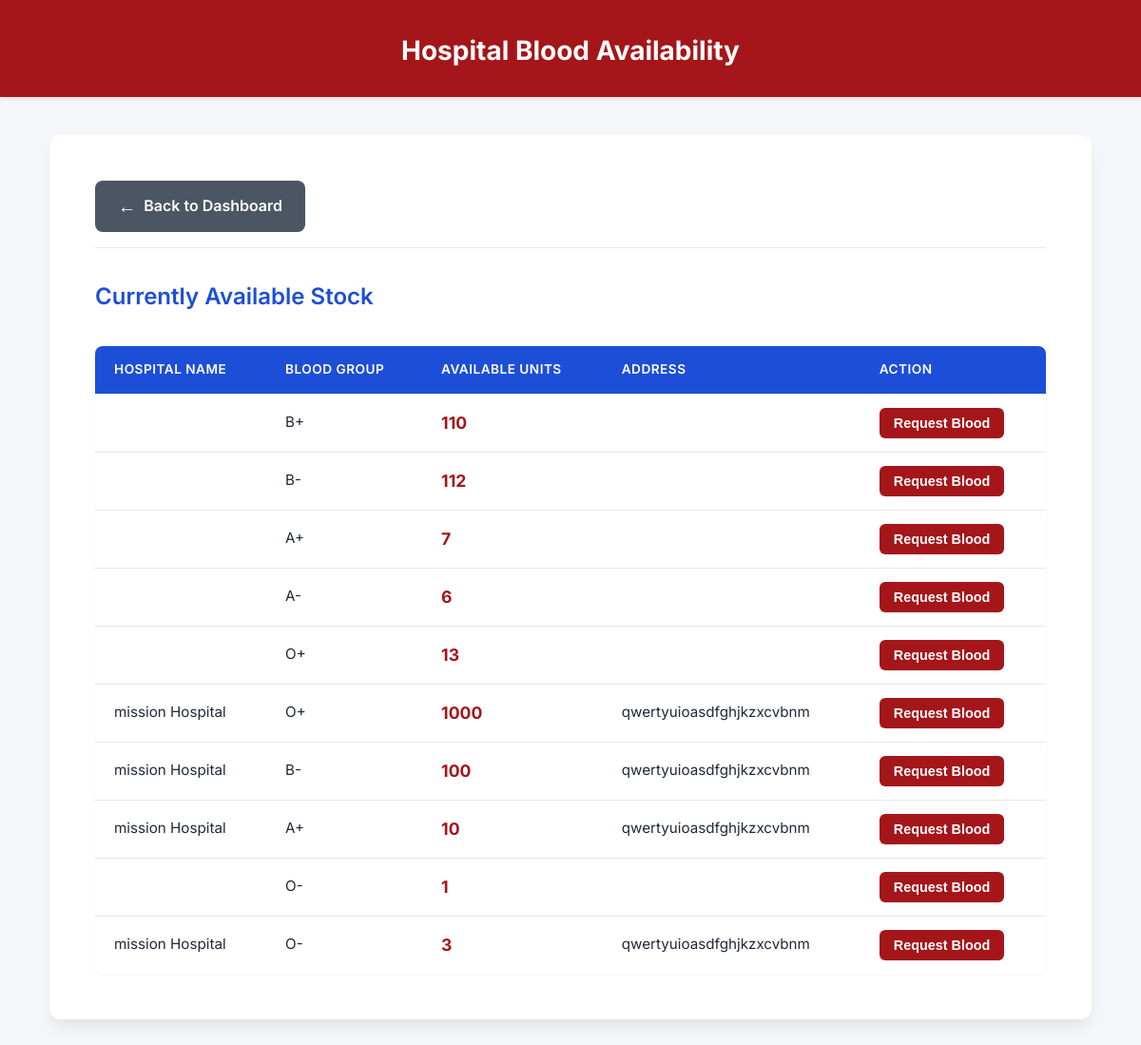
The app's page /patient/submit-request/ (signed in) with its own data.
### bloodmanager/models.py (models this page shows, shortened)
class BloodStock(models.Model):
    hospital = models.ForeignKey(Hospital, on_delete=models.CASCADE, null=True, blank=True)
    blood_group = models.CharField(max_length=3, choices=BLOOD_GROUP_CHOICES)
    units = models.PositiveIntegerField(default=0)

class Hospital(models.Model):
    user = models.OneToOneField(User, on_delete=models.CASCADE)
    name = models.CharField(max_length=255)
    email = models.EmailField(null=True, blank=True)
    phone = models.CharField(max_length=20)
    address = models.TextField(null=True, blank=True)  # <-- add this

### bloodmanager/views.py (the view, shortened to what this page needs)
# urls.py: path('patient/submit-request/', views.submit_blood_request, name='submit-blood-request'),
@login_required
def submit_blood_request(request):
    patient = get_object_or_404(Patient, user=request.user)
    hospitals_with_stock = BloodStock.objects.filter(units__gt=0).select_related('hospital')
    return render(request, 'patient/search_hospitals.html', {'hospitals_with_stock': hospitals_with_stock})

### bloodmanager/templates/patient/search_hospitals.html (shortened to what this page needs)
{% load static %}
<!DOCTYPE html>
<html lang="en">
<head>
</head>
<body>
    <header>
        <h1> Hospital Blood Availability</h1>
    </header>
    <div class="container">
        <div class="back-btn-container">
            <a href="{% url 'patient-dashboard' %}" class="back-btn">
                <span style="font-size: 1.2em;">&larr;</span> Back to Dashboard
            </a>
        </div>
        <h2 style="font-size: 1.5rem; color: var(--accent-blue); font-weight: 600; margin-bottom: 1.5rem;">
            Currently Available Stock
        </h2>
        {% if hospitals_with_stock %}
        <table>
            <thead>
                <tr>
                    <th>Hospital Name</th>
                    <th>Blood Group</th>
                    <th>Available Units</th>
                    <th>Address</th>
                    <th>Action</th>
                </tr>
            </thead>
            <tbody>
                {% for stock in hospitals_with_stock %}
                <tr>
                    <td data-label="Hospital Name">{{ stock.hospital.name }}</td>
                    <td data-label="Blood Group">{{ stock.blood_group }}</td>
                    <td data-label="Available Units" class="units-count">{{ stock.units }}</td>
                    <td data-label="Address">{{ stock.hospital.address }}</td>
                    <td data-label="Action">
                        {% if request.user.patient %}
                        <form method="POST" action="{% url 'submit-blood-request' %}" style="margin: 0;">
                            <input type="hidden" name="units_request" value="1"> <button type="submit" class="request-btn">Request Blood</button>
                        </form>
                        {% else %}
                        <span style="color: var(--text-light); font-size: 0.9em;">Login as Patient to Request</span>
                        {% endif %}
                    </td>
                </tr>
                {% endfor %}
            </tbody>
        </table>
        {% else %}
        <p class="info-message">
            <span style="font-size: 1.2em;"></span> No hospital has available blood stock at the moment.
        </p>
        {% endif %}
    </div>
</body>
</html>

### bloodmanager/templates/patient/search_hospitals.html (style rules this page uses)
:root { --primary-red: #a4161a; --secondary-red: #d32f2f; --background: #f4f6f9; --card-bg: #ffffff; --text-dark: #1f2937; --text-light: #4b5563; --border: #e5e7eb; --accent-blue: #1d4ed8; --shadow: 0 10px 15px -3px rgba(0, 0, 0, 0.08); }
body { font-family: 'Inter', sans-serif; background: var(--background); color: var(--text-dark); margin: 0; padding: 0; line-height: 1.6; }
header { background: var(--primary-red); color: white; padding: 1.5rem; text-align: center; box-shadow: 0 2px 4px rgba(0,0,0,0.1); }
header h1 { margin: 0; font-size: 1.75rem; font-weight: 700; }
.container { max-width: 1000px; margin: 40px auto; padding: 3rem; background: var(--card-bg); border-radius: 12px; box-shadow: var(--shadow); }
table { width: 100%; border-collapse: separate; border-spacing: 0; margin-top: 2rem; border-radius: 8px; overflow: hidden; box-shadow: 0 1px 3px rgba(0, 0, 0, 0.05); }
th, td { padding: 14px 20px; border: none; border-bottom: 1px solid var(--border); text-align: left; font-size: 0.95rem; }
th { background: var(--accent-blue); color: white; font-weight: 600; text-transform: uppercase; letter-spacing: 0.5px; font-size: 0.85rem; }
tbody tr:last-child td { border-bottom: none; }
.units-count { font-weight: 700; color: var(--primary-red); font-size: 1.1em; }
.request-btn { background: var(--primary-red); color: white; padding: 8px 15px; border: none; border-radius: 6px; cursor: pointer; text-decoration: none; font-weight: 600; transition: background 0.3s; font-size: 0.9rem; }
.back-btn-container { margin-bottom: 2rem; padding-bottom: 1rem; border-bottom: 1px solid var(--border); }
.back-btn { display: inline-flex; align-items: center; gap: 8px; background: var(--text-light); color: white; text-decoration: none; padding: 0.75rem 1.5rem; border-radius: 8px; font-weight: 600; transition: background 0.3s ease; }

### records on screen
BloodStock: blood_group "B+", units "110"
BloodStock: blood_group "B-", units "112"
BloodStock: blood_group "A+", units "7"
BloodStock: blood_group "A-", units "6"
BloodStock: blood_group "O+", units "13"
BloodStock: hospital.name "mission Hospital", blood_group "O+", units "1000", hospital.address "qwertyuioasdfghjkzxcvbnm"
BloodStock: hospital.name "mission Hospital", blood_group "B-", units "100", hospital.address "qwertyuioasdfghjkzxcvbnm"
BloodStock: hospital.name "mission Hospital", blood_group "A+", units "10", hospital.address "qwertyuioasdfghjkzxcvbnm"
BloodStock: blood_group "O-", units "1"
BloodStock: hospital.name "mission Hospital", blood_group "O-", units "3", hospital.address "qwertyuioasdfghjkzxcvbnm"
